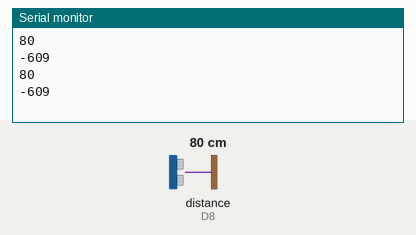
Bench run of a sketch on a simulated ESP8266 (NodeMCU). Shown: the last lines printed to the serial monitor. Wiring (inferred from the names in the program): ultrasonic range finder: trigger D7; echo D8. The inputs (shaded band) are chosen by the test bench; at power-on: distance to the obstacle (sensor on D8) 80 cm. The echo pulse lasts 58.3 µs per cm; WiFi joins after 1.5 s; servers stay silent unless stated.

Above: at 3.0 s.
3.1 s: distance to the obstacle (sensor on D8) set to 2 cm
At 4.4 s:
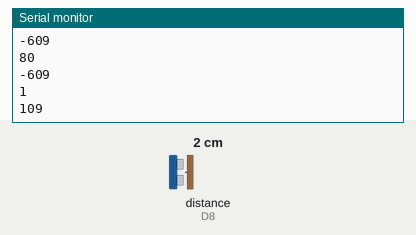
4.6 s: distance to the obstacle (sensor on D8) set to 4 cm
At 5.3 s:
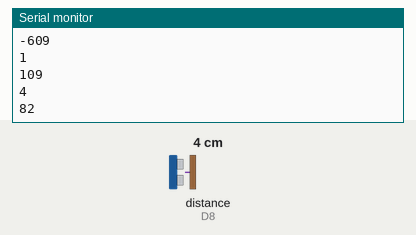
Timing chart, 0 to 7.6 s (numbered marks = the images above; inputs shaded):
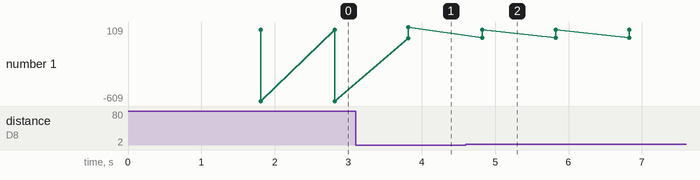

The sketch:

Water_Level_Indicator.ino
```cpp
//Code Written By Krrish Verma
//Make sure to give credits
#define BLYNK_PRINT Serial
#include <ESP8266WiFi.h>
#include <BlynkSimpleEsp8266.h>


char auth[] = "";//Enter your Auth token
char ssid[] = "";//Enter your WIFI name
char pass[] = "";//Enter your WIFI password

// Keep this flag not to re-sync on every reconnection
bool isFirstConnect = true;

// This function will run every time Blynk connection is established
BLYNK_CONNECTED() {
  if (isFirstConnect) {
    // Request Blynk server to re-send latest values for all pins
    Blynk.syncAll();
    isFirstConnect = false;
  }
}

BlynkTimer timer;
bool pinValue = 0;

#define trig D7
#define echo D8

BLYNK_WRITE(V0) {
  pinValue = param.asInt();
}


void setup() {
  int duration,distance,percentage,heightTank;
  pinMode(trig, OUTPUT);
  pinMode(echo, INPUT);
  Serial.begin(9600);
  Blynk.begin(auth, ssid, pass);
}

void loop() {
  Blynk.run();
  timer.run();
  int duration,distance,percentage,heightTank,deviation;
  heightTank=11;
  deviation=2;
  digitalWrite(trig,HIGH);
  delayMicroseconds(1000);
  digitalWrite(trig,LOW);
  duration = pulseIn(echo, HIGH);
  distance=(duration/2)/29.1;
  percentage=100-(((distance-deviation)*100)/heightTank);
  Blynk.virtualWrite(V1, percentage);
  Serial.println(distance);
  Serial.println(percentage);
  delay(1000);
}
```

Measured:
- after the input at 3.1 s, the serial monitor: prints a new line after 0.72 s (image 1)
- after the input at 4.6 s, the serial monitor: prints a new line after 0.22 s (image 2)
- plotted number 1: -609 → 109 after the input at 3.1 s, 109 → 82 after the input at 4.6 s
